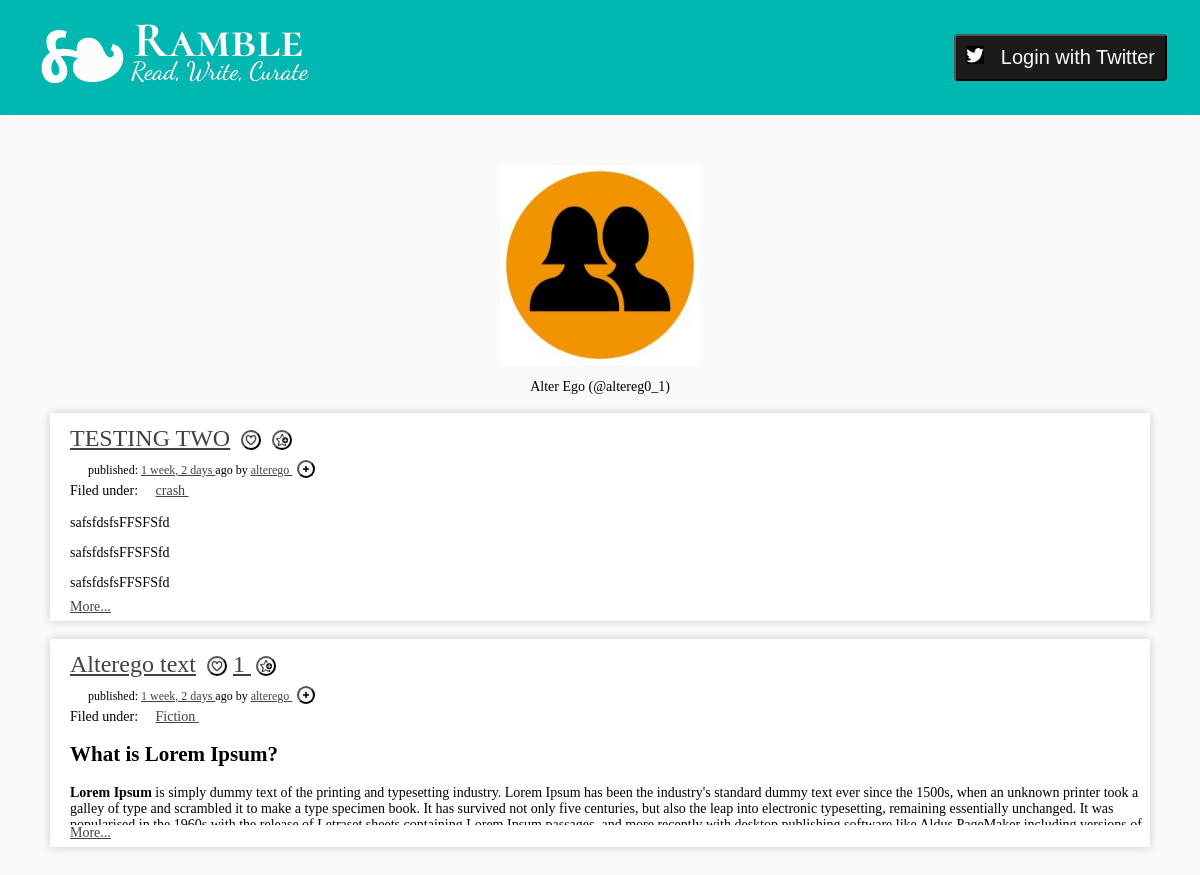
The app's page /u/2 with its own data.
### rambleapp/models.py (models this page shows)
class Profile(models.Model):
    user_id = models.OneToOneField(Auth_User, on_delete=models.CASCADE, unique=True)
    full_name = models.CharField(max_length=50)
    profile_pic = models.ImageField(upload_to='profilepix/')
    bio = models.CharField(max_length=150)

class Post(models.Model):
    user_id = models.ForeignKey(Auth_User, on_delete=models.CASCADE, related_name="postcount")
    post_timestamp = models.DateTimeField(auto_now_add=True) #SRM
    post_title = models.CharField(max_length=100)
    post_text = models.CharField(max_length=10000)
    tags = TaggableManager()

### rambleapp/views.py (the view)
# urls.py: path('u/<int:user_id>', views.get_user_profile, name='user_profile'),
def get_user_profile(request, user_id):
    try:
        profile_user = Auth_User.objects.get(pk=user_id)
    except Auth_User.DoesNotExist:
        profile_user = None
    if profile_user:
        user_posts = Post.objects.filter(user_id=profile_user).order_by('-post_timestamp')
        user_posts_and_likes = [(post, len(Like.objects.filter(post_id=post))) for post in user_posts]
        profile_user_profile = Profile.objects.get(user_id=user_id) #SRM
        profile_context = {'profile_user': profile_user, 'posts': user_posts,
                   'posts_and_likes': user_posts_and_likes,
                   'profile_user_profile': profile_user_profile,
                    }
    else:
        profile_context = {}
    loggedin_user_context = twitter_user_context(request)
    context = {**profile_context, **loggedin_user_context}
    template = loader.get_template('rambleapp/user_posts.html')
    return HttpResponse(template.render(context, request))

### rambleapp/views.py (called while the page is built, shortened)
def twitter_user_context(request_obj):
    context = {}
    try:
        twitter_login = request_obj.user.social_auth.get(provider='twitter')
    except UserSocialAuth.DoesNotExist:
        twitter_login = None
    except AttributeError:
        twitter_login = None
    return context

### rambleapp/templates/rambleapp/user_posts.html
{% extends './user_base.html' %}
{% block subcontent %}
	{% for post, num_likes in posts_and_likes %}
     	{% include "./display_post.html" %}
	{% endfor %}
{% endblock subcontent %}

### rambleapp/templates/rambleapp/user_base.html (shortened to what this page needs)
{% extends './base.html' %}
{% block content %}
{% load static %}
{% if profile_user %}
    <div align="center">
        <img src="{{ profile_user_profile.profile_pic.url }}" width="200px"/>
        <p>{{ profile_user_profile.full_name }} (@{{ profile_user.username}})</p>
    </div>
{% else %}
    <p> 404 User Not Found</p>
{% endif %}
	{% block subcontent %}
	{% endblock subcontent %}
{% endblock %}

### rambleapp/templates/rambleapp/display_post.html (shortened to what this page needs)
{% load static %}
<div id="post_{{post.pk}}" style="transition:all 1s ease" class="post">
    <div class="post-title">
        <a href="/post/{{ post.pk }}">{{ post.post_title }}</a>
        <button onclick="like_post({{ post.pk }})" class="iconbutton" style="margin-left:5px;padding:2px">
            {% if user_liked_posts and post.pk in user_liked_posts %}
                <img id="like_{{post.pk}}" src="{% static 'images/liked_button.png' %}" width="12px" height="12px">
            {% else %}
                <img id="like_{{post.pk}}" src="{% static 'images/like_button.png' %}" width="12px" height="12px">
            {% endif %}
        </button>
        {% if num_likes > 0 %}
            <a href='javascript:void(0)' onclick="openModalLikes({{post.pk}})">{{ num_likes }} </a>
        {% endif %}
        <button onclick="collect_post({{ post.pk }})" class="iconbutton" style="margin-left:5px;padding:2px">
            {% if user_collected_posts and post.pk in user_collected_posts %}
                <img id="collect_{{post.pk}}" src="{% static 'images/collected_button.png' %}" width="12px" height="12px">
            {% else %}
                <img id="collect_{{post.pk}}" src="{% static 'images/collect_button.png' %}" width="12px" height="12px">
            {% endif %}
        </button>
    </div>
    <div class="post-username">
       published: <a href="/post/{{ post.pk }}">{{ post.post_timestamp | timesince}} </a> ago by <a href="../u/{{ post.user_id.id }}">{{ post.user_id.first_name }} {{ post.user_id.last_name }}</a>
         {% if user_profile and post.user_id.id == user_profile.user_id.id %}
                That's you!
         {% else %}
            <button class="iconbutton" onclick="follow_user({{ post.user_id.id }})" style="margin-left:5px;padding:2px">
            {% if user_followers and post.user_id.id in user_followers %}
                <img id="useradd_{{ post.user_id.id }}" src="{% static 'images/follows.png' %}" width="10px" height="10px">
            {% else %}
                <img id="useradd_{{ post.user_id.id }}" src="{% static 'images/follow.png' %}" width="10px" height="10px">
            {% endif %}
        </button>
        {% endif %}
    </div>
    {% if post.tags.all %}
        <div class='post-tags'>
            Filed under: &nbsp; &nbsp;
            {% for tag in post.tags.all %}
                <a href="/tag/{{ tag }}" class='post-tag'> {{ tag }} </a> &nbsp; &nbsp;
            {% endfor %}
        </div>
    {% endif%}
    <div id="post_txt_{{post.pk}}" style="max-height:100px;overflow:hidden">
    <p class="post-format">{{ post.post_text|safe }}</p>
    </div>
    <a href="/post/{{ post.pk }}" id="more_link_{{post.pk}}"
    style="display:none">More...</a>
</div>

### rambleapp/static/css/style.css (style rules this page uses)
html { background: #fafafa; font: 14px Georgia, serif; }
a { text-decoration: underline; color: #424242; }
article, .post { background: #ffffff; padding: 6px 6px 6px 20px; margin: 18px 0 18px; border-radius: 2px; box-shadow: 0 0 9px #c7c7c7; }
.post-title { margin-top: 6px; font-size: 24px; }
.post-format, .post-text { margin-left: 18px; font-size: 16px; line-height: 1.618; }
.post-username { margin-left: 18px; font-size: 12px; }
.iconbutton { background:white; color:black; padding:0; }
button { background: #1b1b1b; color: #fafafa; border-radius: 4px; margin: 12px 0; padding: 6px 12px; }
.iconbutton { background: #fafafa; color: #00b7b2; padding: 6px; margin: 5px 0px 5px 5px; border-radius: 50%; }

### records on screen
Profile: profile_pic (placeholder picture), full_name "Alter Ego"
Post: post_title "TESTING TWO", post_timestamp "1 week, 2 days", user_id.first_name "alterego", post_text "safsfdsfsFFSFSfd safsfdsfsFFSFSfd safsfdsfsFFSFSfd"
Tag: name "crash"
Post: post_title "Alterego text", num_likes "1", post_timestamp "1 week, 2 days", user_id.first_name "alterego", post_text "What is Lorem Ipsum? Lorem Ipsum is simply dummy text of the printing and typesetting industry. Lorem Ipsum has been the industry's standard dummy text ever since the 1500s, when an unknown printer took a galley of type and scrambled it to make a type specimen book. It has survived not only five centuries, but also the leap into electronic typesetting, remaining essentially unchanged. It was…"
Tag: name "Fiction"

### other values on screen
{{ profile_user.username }} "altereg0_1"
